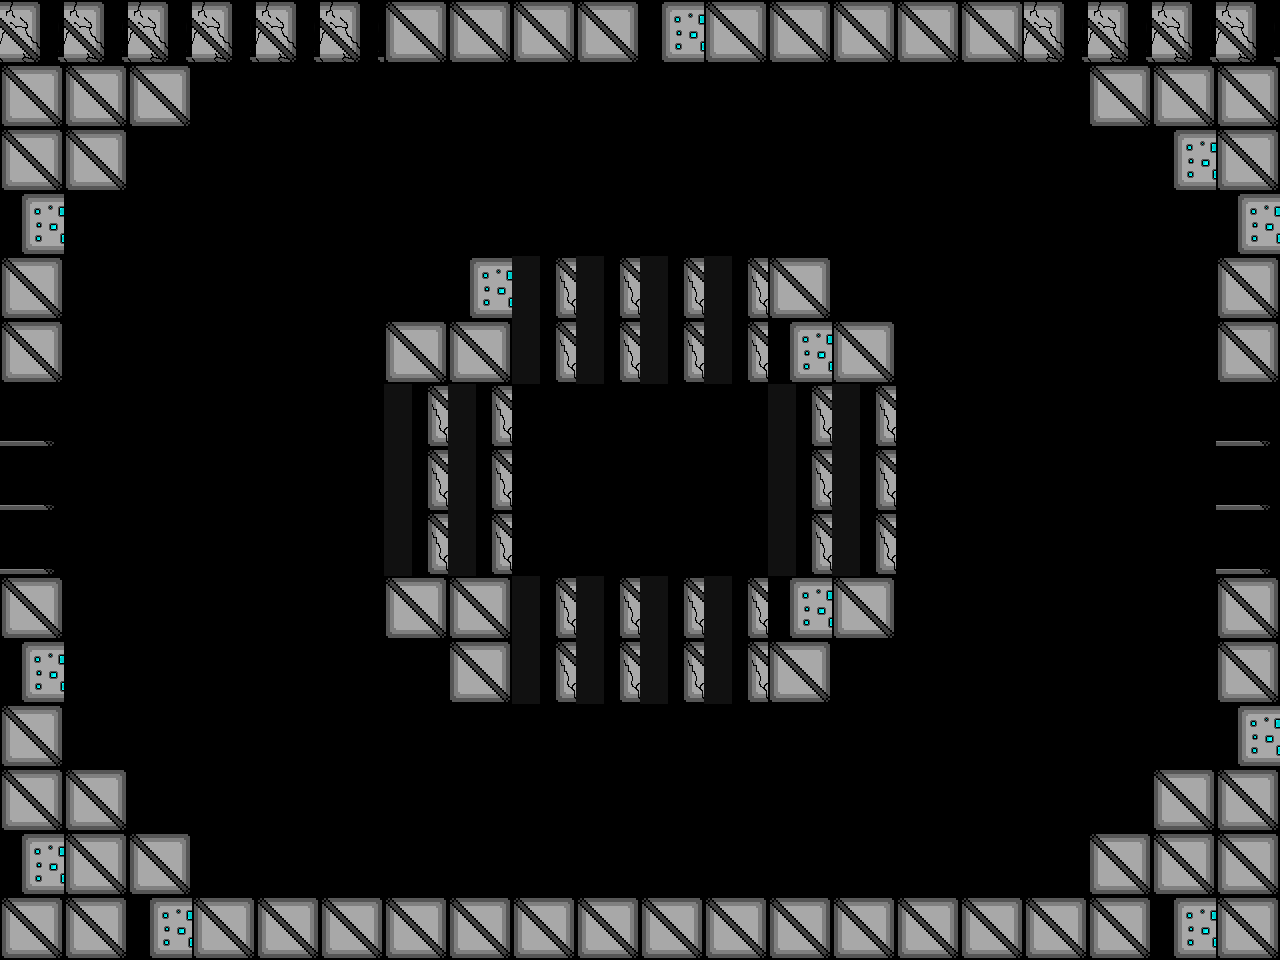

Rendered tile map (Tiled .tmx) drawn with the repository's tilesets; below, a short description and the map source with its tile grids summarised:
An orthogonal 20x15 tile map with 64x64 px tiles, 1 tile layer (Tile Layer 2) and 9 objects (4x Assassin, 2x Uno, ScrollingBackground, Player, HealthUp).

<map version="1.0" tiledversion="1.1.1" orientation="orthogonal" renderorder="right-down" width="20" height="15" tilewidth="64" tileheight="64" infinite="0" nextobjectid="107">
 <properties>
  <property name="assassin" value="assets/assasin_rightLeftSpritesheet.png" />
  <property name="backgroundEasy" value="assets/backgroundEasy.png" />
  <property name="backgroundHard" value="assets/backgroundHard.png" />
  <property name="backgroundMedium" value="assets/backgroundMedium.png" />
  <property name="boss" value="assets/boss.png" />
  <property name="bossexplosion" value="assets/bossexplosion.png" />
  <property name="damageUp" value="assets/metalBoxCoin.png" />
  <property name="explosion" value="assets/explosion.png" />
  <property name="firingRateUp" value="assets/metalBoxCoin.png" />
  <property name="healthUp" value="assets/metalBoxHeart.png" />
  <property name="largeexplosion" value="assets/largeexplosion.png" />
  <property name="loading" value="assets/loading.png" />
  <property name="moveSpeedUp" value="assets/metalBoxCoin.png" />
  <property name="newborn" value="assets/newborn_spritesheet(h54_w62).png" />
  <property name="player" value="assets/playerSpriteSheetTemp.png" />
  <property name="reward" value="assets/reward1.png" />
  <property name="smallexplosion" value="assets/smallexplosion.png" />
  <property name="uno" value="assets/uno_Static.png" />
 </properties>
 <tileset firstgid="1" name="blocks1" tilewidth="64" tileheight="64" tilecount="14" columns="14">
  <image source="blocks1.png" width="900" height="64" />
 </tileset>
 <objectgroup color="#00ff00" name="Object Layer 1">
  <object id="59" name="Background" type="ScrollingBackground" x="0" y="0" width="64" height="64">
   <properties>
    <property name="numFrames" value="1" />
    <property name="textureHeight" value="960" />
    <property name="textureID" value="backgroundMedium" />
    <property name="textureWidth" value="1280" />
   </properties>
  </object>
  <object id="55" name="Player1" type="Player" x="625.03" y="442.579" width="34" height="64">
   <properties>
    <property name="numFrames" value="6" />
    <property name="textureHeight" value="60" />
    <property name="textureID" value="player" />
    <property name="textureWidth" value="34" />
   </properties>
  </object>
  <object id="92" name="Assassin1" type="Assassin" x="154.5" y="709.833" width="99" height="99">
   <properties>
    <property name="numFrames" value="4" />
    <property name="textureHeight" value="100" />
    <property name="textureID" value="assassin" />
    <property name="textureWidth" value="100" />
   </properties>
  </object>
  <object id="99" name="Assassin1" type="Assassin" x="1032.5" y="720.5" width="99" height="99">
   <properties>
    <property name="numFrames" value="4" />
    <property name="textureHeight" value="100" />
    <property name="textureID" value="assassin" />
    <property name="textureWidth" value="100" />
   </properties>
  </object>
  <object id="100" name="Assassin1" type="Assassin" x="1030.5" y="148.5" width="99" height="99">
   <properties>
    <property name="numFrames" value="4" />
    <property name="textureHeight" value="100" />
    <property name="textureID" value="assassin" />
    <property name="textureWidth" value="100" />
   </properties>
  </object>
  <object id="101" name="Assassin1" type="Assassin" x="146.5" y="140.5" width="99" height="99">
   <properties>
    <property name="numFrames" value="4" />
    <property name="textureHeight" value="100" />
    <property name="textureID" value="assassin" />
    <property name="textureWidth" value="100" />
   </properties>
  </object>
  <object id="102" name="Uno1" type="Uno" x="620.5" y="132.5" width="39" height="51">
   <properties>
    <property name="numFrames" value="2" />
    <property name="textureHeight" value="51" />
    <property name="textureID" value="uno" />
    <property name="textureWidth" value="39" />
   </properties>
  </object>
  <object id="103" name="Uno1" type="Uno" x="622.5" y="772.5" width="39" height="51">
   <properties>
    <property name="numFrames" value="2" />
    <property name="textureHeight" value="51" />
    <property name="textureID" value="uno" />
    <property name="textureWidth" value="39" />
   </properties>
  </object>
  <object id="106" name="HealthUp" type="HealthUp" x="372" y="650" width="64" height="64">
   <properties>
    <property name="numFrames" value="1" />
    <property name="textureHeight" value="64" />
    <property name="textureID" value="healthUp" />
    <property name="textureWidth" value="64" />
   </properties>
  </object>
 </objectgroup>
 <layer name="Tile Layer 2" width="20" height="15">
  <properties>
   <property name="collidable" value="" />
  </properties>
  <data>[300 cells, 118 non-empty, 5 distinct tile ids]</data>
 </layer>
</map>
